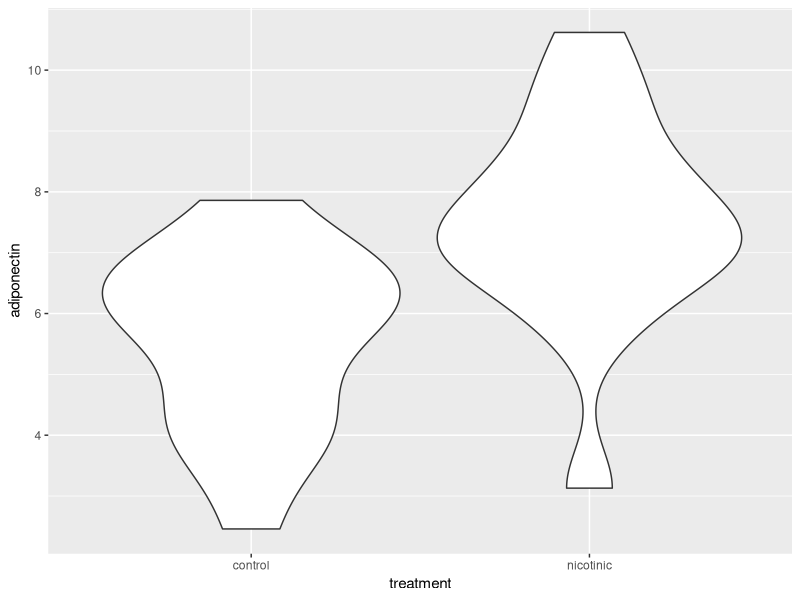
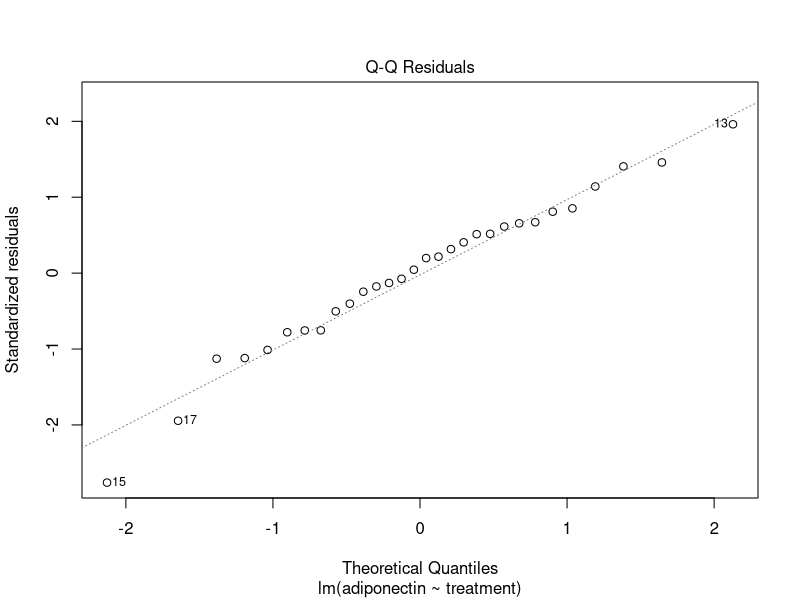
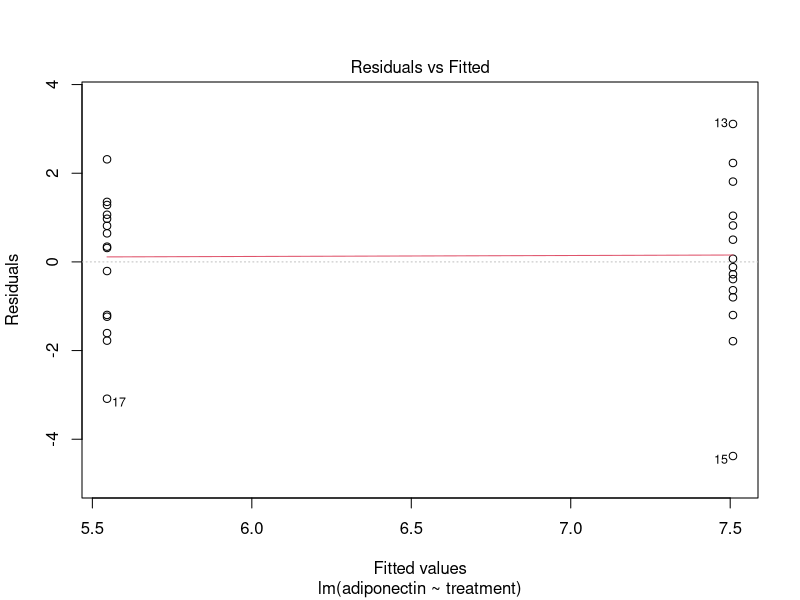
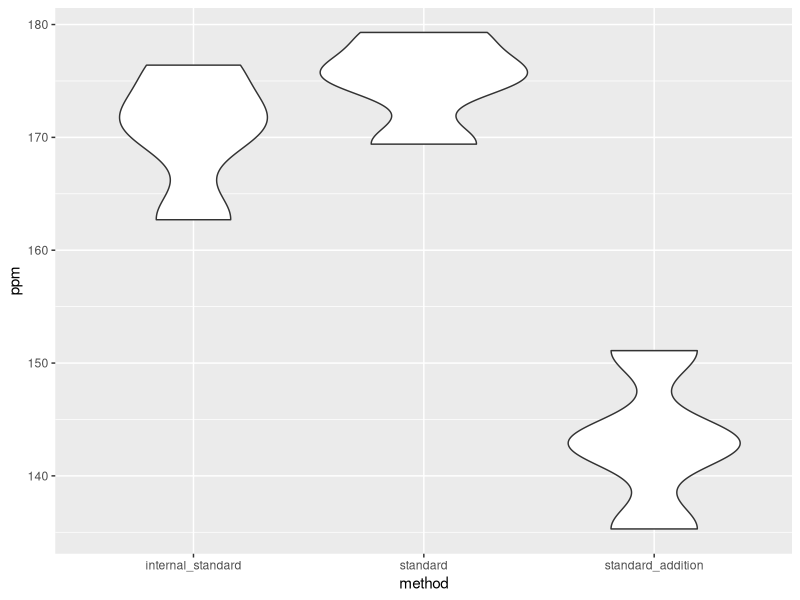
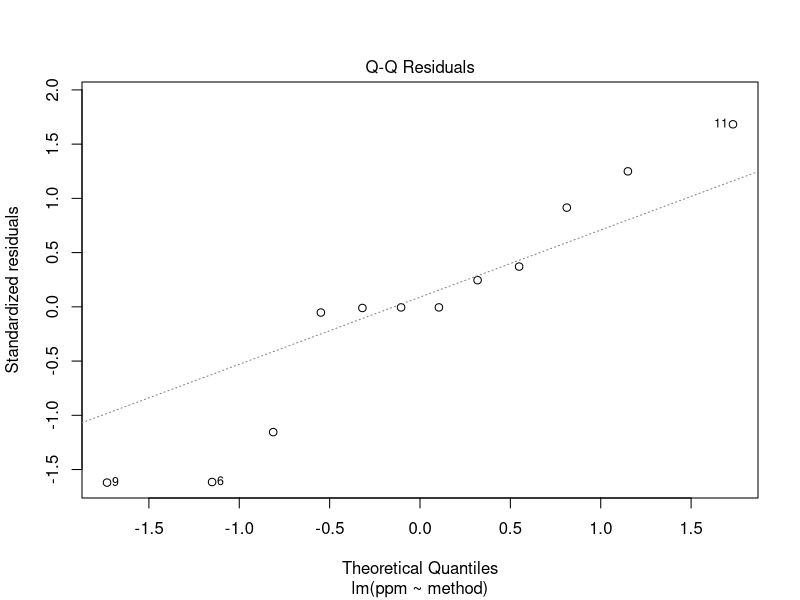
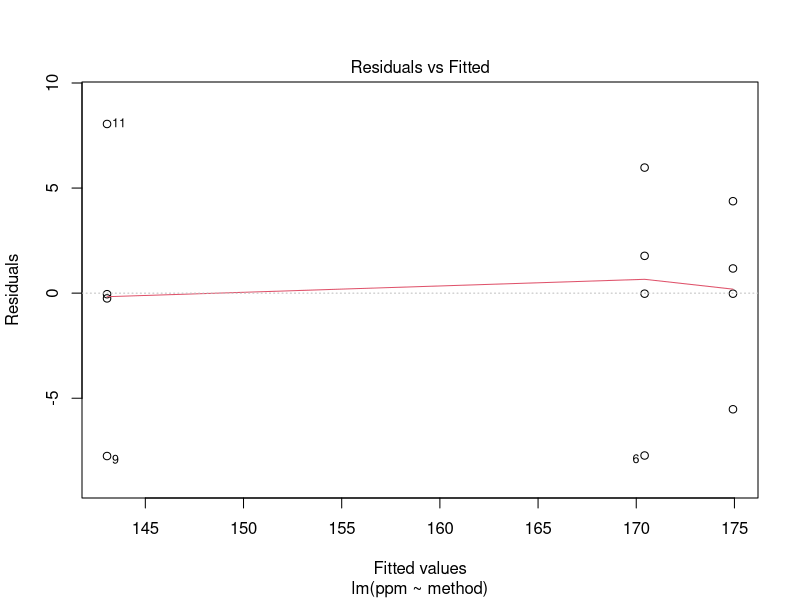
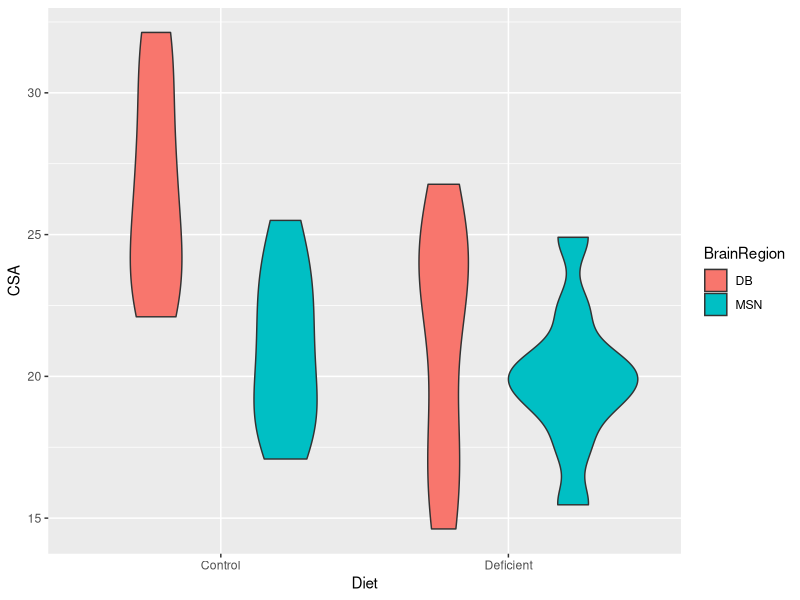
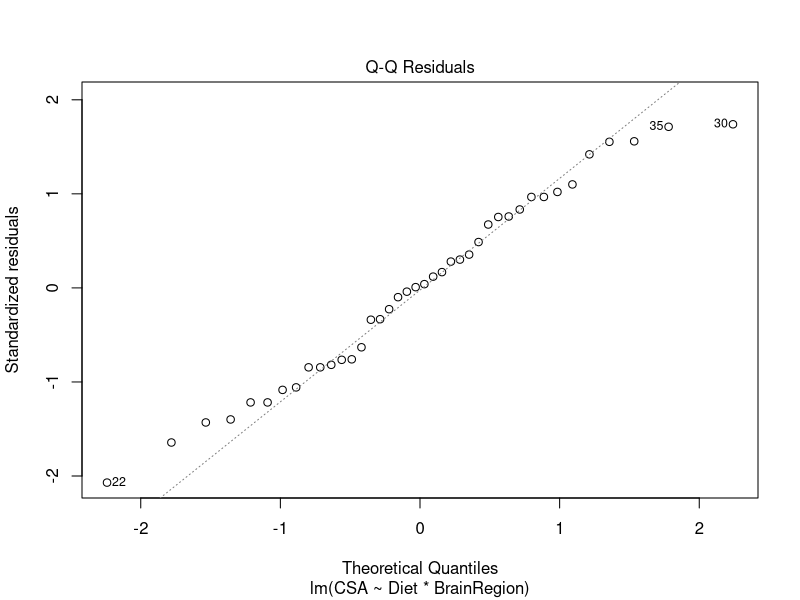

Reproduce these figures in R, in order.
## ---- chunk 1
knitr::opts_chunk$set(include = FALSE,
                      message = FALSE,
                      warning = FALSE,
                      include = FALSE)
## ---- chunk 2
library(tidyverse)
library(multcomp)
## ---- chunk 3
# The effect of nicotinic acid treatment on the adiponectin secretion of an adipocytes cell line
# library(tidyverse)
# read in the data file
adip <- read_table2("../data-raw/adipocytes.txt")

# identify the response and explanatory variables
# the response is adiponectin a continuous variable. treatment is the explanatory variable with two levels: nicotinic and control

# make a quick plot of the data and summarise it
# quick plot
ggplot(data = adip, aes(x = treatment, y = adiponectin)) +
  geom_violin()
# the control mean is a bit lower than the nicotinic treatment mean
# summarise
adip_summary <- adip %>% 
  group_by(treatment) %>%
  summarise(mean = mean(adiponectin),
            std = sd(adiponectin),
            n = length(adiponectin),
            se = std/sqrt(n))

# build a model with `lm()` and examine it using `summary()`
mod <- lm(data = adip, adiponectin ~ treatment)
summary(mod)
# what are the model coefficients and how do they relate to the group means
# The first group of treatment is control so  
# b0 = 5.546 pg/ml is the mean of the control treated cells. 
# b1 = 1.9627 is labelled treatmentnicotinic and is the difference between the control treated and nicotinic acid treated cells. Thus the mean of the these cells is 5.5460 + 1.9627= 7.5087 pg/ml

# what proportion of the variance in the response is explained by the model? 
# 0.2767

# evaluate whether the assumptions of the linear model are met
plot(mod, which = 2)
plot(mod, which = 1)
# these look fine

# determine whether the effects are significant  
# the effect of treating with nicotinic acid is significant ( p = 0.0028) we can tell because b1 is significant (the F test of model overall tells us the same)
# figure 
p <- ggplot() +
  geom_jitter(data = adip, 
              aes(x = treatment, y = adiponectin), 
              width = 0.25) +
  geom_errorbar(data = adip_summary,
                aes(x = treatment,
                    ymin = mean,
                    ymax = mean),
                width = .3) +
  geom_errorbar(data = adip_summary,
                aes(x = treatment,
                    ymin = mean - se,
                    ymax = mean + se),
                width = .6) +
  geom_segment(aes(x = 1, y = 11, xend = 2, yend = 11)) +
  geom_segment(aes(x = 1, y = 11, xend = 1, yend = 10.8)) +
  geom_segment(aes(x = 2, y = 11, xend = 2, yend = 10.8)) +
  annotate("text", x = 1.5, y = 11.2,  label = "**", size = 6) +
  scale_x_discrete(labels = c("Control", "Nicotinic acid"),
                   name = "Treatment") +
  scale_y_continuous(name = "Adiponectin (pg/ml)",
                     expand = c(0, 0),
                     limits = c(0, 12)) +
  theme_classic() +
  theme(axis.text = element_text(size = 12),
        axis.title = element_text(size = 14))

ggsave("../figures/adiponectin.tif", 
       plot = p, 
       device = "tiff",
       width = 3.2, 
       height = 3.2,
       units = "in",
       dpi = 300)

## ---- chunk 4
# The effect of standardization method on the concentration of long-chain hydrocarbons determined (ppm) from a single sample
# library(tidyverse)
# library(multcomp)
# read in the data file
analyte <- read_table2("../data-raw/analyte.txt")

# identify the response and explanatory variables
# the response is ppm a continuous variable. method is the explanatory variable with three levels: internal_standard, standard and standard_addition

# make a quick plot of the data and summarise it
# quick plot
ggplot(data = analyte, aes(x = method, y = ppm)) +
  geom_violin()
# two of the methods give similar readings but the standard_addition method is giving lower concentrations
# summarise
analyte_summary <- analyte %>% 
  group_by(method) %>%
  summarise(mean = mean(ppm),
            std = sd(ppm),
            n = length(ppm),
            se = std/sqrt(n))

# build a model with `lm()` and examine it using `summary()`
mod <- lm(data = analyte, ppm ~ method)
summary(mod)
# what are the model coefficients and how do they relate to the group means
# The first group of method is internal_standard so  
# b0 = 170.425 ppm is the mean of the internal_standard.  
# b1 = 4.500 is labelled methodstandard and is the difference between the internal_standard and standard methods, i.e., 170.425 + 4.500= 174.925 ppm.
# b2 = -27.375 is labelled methodstandard_addition and is the difference between the internal_standard and standard_addition methods, i.e., 170.425 -27.375 = 143.05 ppm.

# what proportion of the variance in the response is explained by the model? 
# 0.8966

# evaluate whether the assumptions of the linear model are met
plot(mod, which = 2)
plot(mod, which = 1)
# to be honest, the total number of data points makes this difficult to assess robustly
# but from what we can see, there are no big issues.

# determine whether the effects are significant  
anova(mod)
# the effect of method is significant ( p < 0.001) When there is only one variable in the model, this is the same as the F test at the end of the summary.
# we know from the summary that the internal_standard and standard_addition methods differ (because b2 was significant) but we need a post-hoc test to check all the pairwise comparisons. I'm using glht from the multcomp package to do a Tukey test
# I need to make the method variable a factor and rebuild the model
analyte$method <- factor(analyte$method)
mod <- lm(data = analyte, ppm ~ method)
mod_mc <- glht(mod, linfct = mcp(method = "Tukey"))
summary(mod_mc)
# the standard_addition method gives significantly lower concentrations than the other two methods.

# figure 
p <- ggplot() +
  geom_jitter(data = analyte, 
              aes(x = method, y = ppm), 
              width = 0.25) +
  geom_errorbar(data = analyte_summary,
                aes(x = method,
                    ymin = mean,
                    ymax = mean),
                width = .3) +
  geom_errorbar(data = analyte_summary,
                aes(x = method,
                    ymin = mean - se,
                    ymax = mean + se),
                width = .6) +
  geom_segment(aes(x = 1, y = 190, xend = 2, yend = 190)) +
  geom_segment(aes(x = 1, y = 190, xend = 1, yend = 187)) +
  geom_segment(aes(x = 2, y = 190, xend = 2, yend = 187)) +
  annotate("text", x = 1.5, y = 192,  label = "***", size = 6) +
  geom_segment(aes(x = 1, y = 196, xend = 3, yend = 196)) +
  geom_segment(aes(x = 1, y = 196, xend = 1, yend = 193)) +
  geom_segment(aes(x = 3, y = 196, xend = 3, yend = 193)) +
  annotate("text", x = 2, y = 198,  label = "***", size = 6) +
  scale_x_discrete(labels = c("Internal\nStandard", "Standard", "Standard\nAdditional"),
                   name = "Method") +
  scale_y_continuous(name = "LCHC concentration (ppm)",
                     expand = c(0, 0),
                     limits = c(0, 210)) +
  theme_classic() +
  theme(axis.text = element_text(size = 11),
        axis.title = element_text(size = 14))

ggsave("../figures/lchc.tif", 
       plot = p, 
       device = "tiff",
       width = 3.2, 
       height = 3.2,
       units = "in",
       dpi = 300)

## ---- chunk 5
# The effect of maternal choline deficiency on neuron cross sectional area in two brain regions in Mice
#read in file
# library(tidyverse)
# library(multcomp)
# read in the data file
neuron <- read_table2("../data-raw/neuronregion.txt")

# identify the response and explanatory variables
# the response is CSA a continuous variable. There are two explanatory variables: Diet with two level (control and deficient) and BrainRegion with two levels (DB and MSN)

# make a quick plot of the data and summarise it
# quick plot
ggplot(data = neuron, aes(x = Diet, y = CSA, fill = BrainRegion)) +
  geom_violin()
# it looks like the deficient diet does affect the cross sectional area of neurons, but mainly in the DB region. There seems to be a difference between the brain regions in a normal diet but not in the deficiant diet.
# summarise
neuron_summary <- neuron %>% 
  group_by(Diet, BrainRegion) %>%
  summarise(mean = mean(CSA),
            std = sd(CSA),
            n = length(CSA),
            se = std/sqrt(n))

# build a model with `lm()` and examine it using `summary()`
mod <- lm(data = neuron, CSA ~ Diet * BrainRegion)
summary(mod)
# what are the model coefficients and how do they relate to the group means
# The first group of Diet is control and the first group of BrainRegion is DB so  
# b0 = 26.665 is the mean of the Control-DB 
# b1 = -5.440 is labelled DietDeficient and is the difference between the Control-DB and Deficient-DB, i.e., the mean of Deficient-DB is 26.665 - 5.440 = 21.225 is 
# b2 = -5.695 is labelled BrainRegionMSN and is the difference between the Control-DB and Control-MSN, i.e., the mean of Control-MSN is 26.665 - 5.695 = 20.97 
# b4 = 4.403 is labelled DietDeficient:BrainRegionMSN and is the effect of changing both diet and region that is additional to their independent effects, i.e., the mean of Deficient-MSN is 26.665 - 5.440 -5.695 + 4.403 =  19.933 

# what proportion of the variance in the response is explained by the model? 
# 0.4034

# evaluate whether the assumptions of the linear model are met
plot(mod, which = 2)
plot(mod, which = 1)
# these look ok

# determine whether the effects are significant  
anova(mod)
# the effect of Diet is significant (p = 0.004) 
# the effect of BrainRegion is significant (p = 0.002)
# but the interaction between them is significant (p = 0.046). 
# we need a post-hoc test to check all the pairwise comparisons. I'm using glht from the multcomp package to do a Tukey test
# I need to make the Dto create a new factor variable that indicates membership of one of the four groups
neuron$dietxbr <- interaction(neuron$Diet, neuron$BrainRegion)
mod <- lm(data = neuron, CSA ~ dietxbr)
mod_mc <- glht(mod, linfct = mcp(dietxbr = "Tukey"))
summary(mod_mc)
# The differnces are between: Deficient.DB and  Control.DB (p = 0.00482); Control.MSN and Control.DB (p =  0.00296); and Deficient.MSN and Control.DB (p < 0.001). Control.DB differs from all but there are no other differences
# figure 
# palette
# blue, pink, green triadic
pal4 <- c("#256c7a", "#7a256c", "#6c7a25")

p <- ggplot() +
  geom_point(data = neuron, aes(x = Diet,
                                    y = CSA,
                                    colour = BrainRegion),
             position = position_jitterdodge(dodge.width = 1,
                                             jitter.width = 0.15,
                                             jitter.height = 0),
             size = 2) +
  geom_errorbar(data = neuron_summary, 
                aes(x = Diet, ymin = mean - se, ymax = mean + se, group = BrainRegion),
                width = 0.5, size = 1,
                position = position_dodge(width = 1)) +
  geom_errorbar(data = neuron_summary, 
                aes(x = Diet, ymin = mean, ymax = mean, group = BrainRegion),
                width = 0.4, size = 1,
                position = position_dodge(width = 1) ) +
  scale_x_discrete(name = "Diet") +
  scale_y_continuous(name = "CSA (units)",
                     expand = c(0, 0),
                     limits = c(0, 45)) +
  scale_colour_manual(values = pal4[1:2], name = "Brain Region") +
  # Deficient.DB - Control.DB **
  annotate("segment",
           x = 0.75, xend = 1.25,
           y = 35, yend = 35,
           colour = "black") +
  annotate("segment",
           x = 1.25, xend = 1.25,
           y = 35, yend = 34,
           colour = "black") +
  annotate("segment",
           x = 0.75, xend = 0.75,
           y = 35, yend = 34,
           colour = "black") +
  annotate("text",
           x = 1,  y = 36,
           label = "***", size = 6) +
  # Control.MSN - Control.DB **
  annotate("segment",
           x = 0.75, xend = 1.75,
           y = 38, yend = 38,
           colour = "black") +
  annotate("segment",
           x = 0.75, xend = 0.75,
           y = 38, yend = 37,
           colour = "black") +
  annotate("segment",
           x = 1.75, xend = 1.75,
           y = 38, yend = 37,
           colour = "black") +
  annotate("text", x = 1.25,  y = 39,
           label = "**", size = 6) +
# Deficient.MSN - Control.DB ***
  annotate("segment",
           x = 0.75, xend = 2.25,
           y = 41, yend = 41,
           colour = "black") +
  annotate("segment",
           x = 0.75, xend = 0.75,
           y = 41, yend = 40,
           colour = "black") +
  annotate("segment",
           x = 2.25, xend = 2.25,
           y = 41, yend = 40,
           colour = "black") +
  annotate("text", x = 1.5,  y = 42,
           label = "***", size = 6) +
  theme_classic() +
  theme(legend.title = element_text(size = 11),
        legend.text = element_text(size = 9),
        legend.position = c(0.2, 0.2),
        axis.text = element_text(size = 11),
        axis.title = element_text(size = 14))

ggsave("../figures/neuron.tif", 
       plot = p, 
       device = "tiff",
       width = 3.5, 
       height = 4,
       units = "in",
       dpi = 300)
